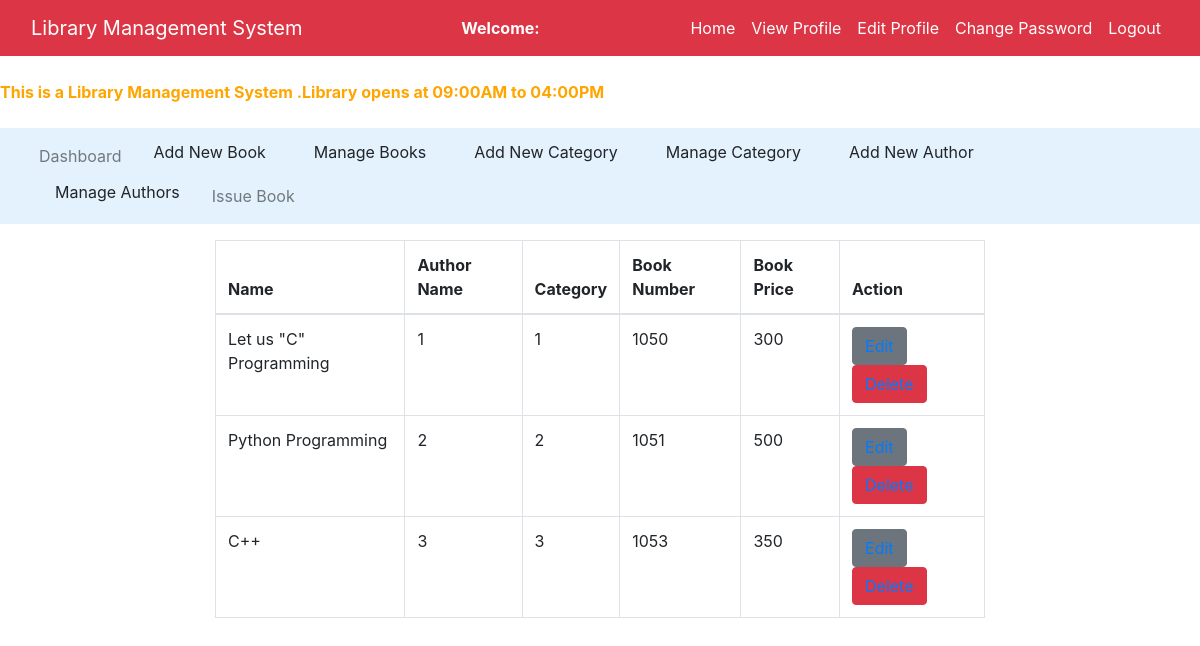
The page /admin/manage_book.php on the database its author committed.
### tables this page shows
CREATE TABLE IF NOT EXISTS `books` (
`book_id` int(11) NOT NULL,
  `book_name` varchar(100) NOT NULL,
  `author_id` int(11) NOT NULL,
  `cat_id` int(11) NOT NULL,
  `book_no` int(50) NOT NULL,
  `book_price` int(10) NOT NULL
);

### admin/manage_book.php (the view, shortened to what this page needs)
<!DOCTYPE html>
<html>
<head>
	<link rel="stylesheet" type="text/css" href="../assets/css/style.css">
	<link rel="stylesheet" type="text/css" href="../assets/css/bootstrap.min.css">
</head>
<body>
<nav class="navbar navbar-expand-lg navbar-light bg-danger">
	<div class="container-fluid">
		<div class="navbar-header">
			<a href="index.php"class="navbar-brand text-white">Library Management System</a>
		</div>
		<span style="color: white;"><strong>Welcome: <?php echo $_SESSION['name']; ?></strong></span>
		<ul class="nav navbar-nav navbar-right">
			<li class="nav-item">
				<a href="index.php"class="nav-link text-white">Home</a>
			</li>
			<li class="nav-item">
				<a href="view_profile.php"class="nav-link text-white">View Profile</a>
			</li>
			<li class="nav-item">
				<a href="edit_profile.php"class="nav-link text-white">Edit Profile</a>
			</li>
			<li class="nav-item">
				<a href="change_password.php"class="nav-link text-white">Change Password</a>
			</li>
			<li class="nav-item">
				<a href="../logout.php"class="nav-link text-white">Logout</a>
			</li>
		</ul>
	</div>
</nav>
<br>
<span>
	<marquee style="color: orange;">
		<b>This is a Library Management System .Library opens at 09:00AM to 04:00PM</b>
	</marquee>
</span><br>
<nav class="navbar navbar-expand-lg navbar-light" style="background-color: #e3f2fd">
	<div class="container-fluid">
		<ul class="nav navbar-nav navbar-center">
			<li class="nav-item">
				<a href="admin_dashboard.php" class="nav-link">Dashboard</a>
			</li>
			<li class="nav-item">
				<a href="add_book.php" class="dropdown-item">Add New Book</a>
			</li>
			<li class="nav-item">
				<a href="manage_book.php" class="dropdown-item">Manage Books</a>
			</li>
			<li class="nav-item">
				<a href="add_cat.php" class="dropdown-item">Add New Category</a>
			</li>
			<li class="nav-item">
				<a href="manage_cat.php" class="dropdown-item">Manage Category</a>
			</li>
			<li class="nav-item">
				<a href="add_author.php" class="dropdown-item">Add New Author</a>
			</li>
			<li class="nav-item">
				<a href="manage_author.php" class="dropdown-item">Manage Authors</a>
			</li>
			<li class="nav-item">
				<a href="issue_book.php" class="nav-link">Issue Book</a>
			</li>
		</ul>
	</div>
</nav>
<div class="container-fluid mt-3">
	<div class="row">
		<div class="col-md-2"></div>
		<div class="col-md-8">
			<table class="table table-bordered table-hover">
				<thead>
					<tr>
						<th>Name</th>
						<th>Author Name</th>
						<th>Category</th>
						<th>Book Number</th>
						<th>Book Price</th>
						<th>Action</th>
					</tr>
				</thead>
				<?php
					$connection = mysqli_connect("localhost","root","");
					$query = "select * from books";
					$query_run = mysqli_query($connection,$query);
					while($row = mysqli_fetch_assoc($query_run))
					{
						?>
						<tr>
							<td><?php echo $row['book_name']; ?></td>
							<td><?php echo $row['author_id']; ?></td>
							<td><?php echo $row['cat_id']; ?></td>
							<td><?php echo $row['book_no']; ?></td>
							<td><?php echo $row['book_price']; ?></td>
							<td>
								<button class="btn btn-secondary"name=""><a href="edit_book.php?bn=<?php echo $row['book_no']; ?>">Edit</a></button>
								<button class="btn btn-danger"name=""><a href="delete_book.php?bn=<?php echo $row['book_no']; ?>">Delete</a></button>
							</td>
						</tr>
						<?php
					}
				?>
			</table>
		</div>
		<div class="col-md-2"></div>
	</div>
</div>
</body>
</html>

### rows shown on the page
books: book_name "Let us \"C\" Programming", author "1", cat "1", book_no "1050", book_price "300"
books: book_name "Python Programming", author "2", cat "2", book_no "1051", book_price "500"
books: book_name "C++", author "3", cat "3", book_no "1053", book_price "350"
